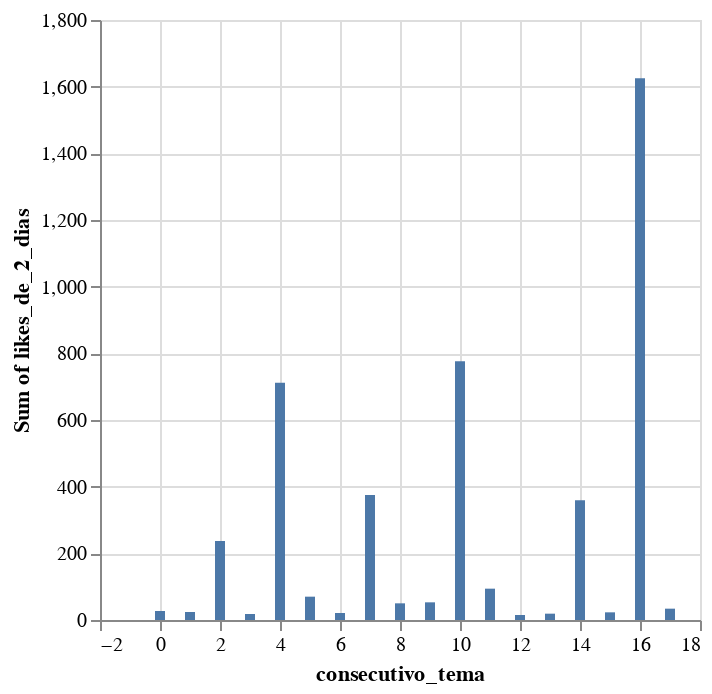

This figure's notebook cell:
### Markdown cell above
### Gráficos campos Scraping

### Code cell
DeepnoteChart(df_dataset_priori, """{"mark":{"clip":true,"type":"bar","color":"#4c78a8","tooltip":true},"config":{"legend":{}},"$schema":"https://vega.github.io/schema/vega-lite/v5.json","encoding":{"x":{"sort":null,"type":"quantitative","field":"consecutivo_tema","scale":{"type":"linear"}},"y":{"sort":null,"type":"quantitative","field":"likes_de_2_dias","scale":{"type":"linear"},"aggregate":"sum"}}}""")
